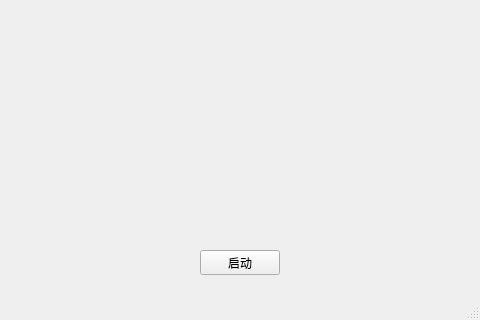
<?xml version="1.0" encoding="UTF-8"?>
<ui version="4.0">
 <class>MainWindow</class>
 <widget class="QMainWindow" name="MainWindow">
  <property name="geometry">
   <rect>
    <x>0</x>
    <y>0</y>
    <width>480</width>
    <height>320</height>
   </rect>
  </property>
  <property name="windowTitle">
   <string>尿蛋白云存储</string>
  </property>
  <widget class="QWidget" name="centralwidget">
   <widget class="QPushButton" name="pushButton">
    <property name="geometry">
     <rect>
      <x>200</x>
      <y>250</y>
      <width>80</width>
      <height>25</height>
     </rect>
    </property>
    <property name="text">
     <string>启动</string>
    </property>
   </widget>
   <widget class="QLabel" name="label">
    <property name="geometry">
     <rect>
      <x>20</x>
      <y>10</y>
      <width>441</width>
      <height>221</height>
     </rect>
    </property>
    <property name="text">
     <string/>
    </property>
   </widget>
  </widget>
  <widget class="QMenuBar" name="menubar">
   <property name="geometry">
    <rect>
     <x>0</x>
     <y>0</y>
     <width>480</width>
     <height>22</height>
    </rect>
   </property>
  </widget>
  <widget class="QStatusBar" name="statusbar"/>
 </widget>
 <resources/>
 <connections/>
</ui>
